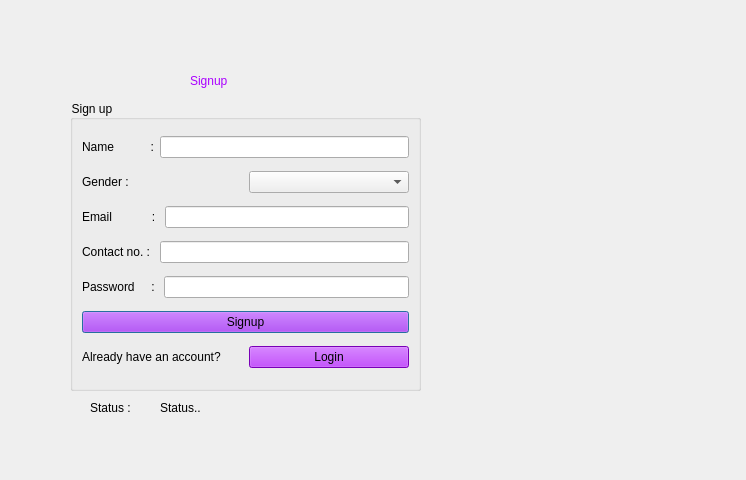
<?xml version="1.0" encoding="UTF-8"?>
<ui version="4.0">
 <class>signup</class>
 <widget class="QDialog" name="signup">
  <property name="geometry">
   <rect>
    <x>0</x>
    <y>0</y>
    <width>746</width>
    <height>480</height>
   </rect>
  </property>
  <property name="windowTitle">
   <string>Dialog</string>
  </property>
  <widget class="QLabel" name="label_signup_status">
   <property name="geometry">
    <rect>
     <x>160</x>
     <y>400</y>
     <width>201</width>
     <height>16</height>
    </rect>
   </property>
   <property name="text">
    <string>Status..</string>
   </property>
  </widget>
  <widget class="QGroupBox" name="groupBox">
   <property name="geometry">
    <rect>
     <x>70</x>
     <y>100</y>
     <width>351</width>
     <height>291</height>
    </rect>
   </property>
   <property name="styleSheet">
    <string notr="true">color: rgb(0, 0, 0);
font: 10pt &quot;MS Shell Dlg 2&quot;;</string>
   </property>
   <property name="title">
    <string>Sign up</string>
   </property>
   <layout class="QVBoxLayout" name="verticalLayout">
    <item>
     <layout class="QHBoxLayout" name="horizontalLayout">
      <item>
       <widget class="QLabel" name="label_signup_name">
        <property name="text">
         <string>Name           :</string>
        </property>
       </widget>
      </item>
      <item>
       <widget class="QLineEdit" name="lineEdit_signup_name"/>
      </item>
     </layout>
    </item>
    <item>
     <layout class="QHBoxLayout" name="horizontalLayout_2">
      <item>
       <widget class="QLabel" name="label">
        <property name="text">
         <string>Gender :</string>
        </property>
       </widget>
      </item>
      <item>
       <widget class="QComboBox" name="comboBox"/>
      </item>
     </layout>
    </item>
    <item>
     <layout class="QHBoxLayout" name="horizontalLayout_3">
      <item>
       <widget class="QLabel" name="label_signup_email">
        <property name="text">
         <string>Email            : </string>
        </property>
       </widget>
      </item>
      <item>
       <widget class="QLineEdit" name="lineEdit_signup_email"/>
      </item>
     </layout>
    </item>
    <item>
     <layout class="QHBoxLayout" name="horizontalLayout_5">
      <item>
       <widget class="QLabel" name="label_2">
        <property name="text">
         <string>Contact no. : </string>
        </property>
       </widget>
      </item>
      <item>
       <widget class="QLineEdit" name="lineEdit_signup_contact"/>
      </item>
     </layout>
    </item>
    <item>
     <layout class="QHBoxLayout" name="horizontalLayout_4">
      <item>
       <widget class="QLabel" name="label__signup_password">
        <property name="text">
         <string>Password     : </string>
        </property>
       </widget>
      </item>
      <item>
       <widget class="QLineEdit" name="lineEdit_signup_password"/>
      </item>
     </layout>
    </item>
    <item>
     <widget class="QPushButton" name="pushButton">
      <property name="styleSheet">
       <string notr="true">background-color: rgb(170, 0, 255);</string>
      </property>
      <property name="text">
       <string>Signup</string>
      </property>
     </widget>
    </item>
    <item>
     <layout class="QHBoxLayout" name="horizontalLayout_6">
      <item>
       <widget class="QLabel" name="label_3">
        <property name="text">
         <string>Already have an account?</string>
        </property>
       </widget>
      </item>
      <item>
       <widget class="QPushButton" name="pushButton_3">
        <property name="styleSheet">
         <string notr="true">background-color: rgb(170, 0, 255);</string>
        </property>
        <property name="text">
         <string>Login</string>
        </property>
       </widget>
      </item>
     </layout>
    </item>
   </layout>
  </widget>
  <widget class="QLabel" name="label_4">
   <property name="geometry">
    <rect>
     <x>0</x>
     <y>0</y>
     <width>741</width>
     <height>471</height>
    </rect>
   </property>
   <property name="text">
    <string/>
   </property>
   <property name="pixmap">
    <pixmap resource="resource.qrc">:/resource/Images/Travel-HD-wallpapers-15.jpg</pixmap>
   </property>
   <property name="scaledContents">
    <bool>true</bool>
   </property>
  </widget>
  <widget class="QLabel" name="label_5">
   <property name="geometry">
    <rect>
     <x>60</x>
     <y>50</y>
     <width>371</width>
     <height>371</height>
    </rect>
   </property>
   <property name="text">
    <string/>
   </property>
   <property name="pixmap">
    <pixmap resource="resource.qrc">:/resource/Images/57856.jpg</pixmap>
   </property>
  </widget>
  <widget class="QLabel" name="label_6">
   <property name="geometry">
    <rect>
     <x>90</x>
     <y>400</y>
     <width>51</width>
     <height>16</height>
    </rect>
   </property>
   <property name="text">
    <string>Status : </string>
   </property>
  </widget>
  <widget class="QLabel" name="label_7">
   <property name="geometry">
    <rect>
     <x>190</x>
     <y>60</y>
     <width>91</width>
     <height>41</height>
    </rect>
   </property>
   <property name="styleSheet">
    <string notr="true">color: rgb(170, 0, 255);
font: 75 19pt &quot;Rosewood Std Regular&quot;;</string>
   </property>
   <property name="text">
    <string>Signup</string>
   </property>
  </widget>
  <zorder>label_4</zorder>
  <zorder>label_5</zorder>
  <zorder>groupBox</zorder>
  <zorder>label_signup_status</zorder>
  <zorder>label_6</zorder>
  <zorder>label_7</zorder>
 </widget>
 <resources>
  <include location="resource.qrc"/>
 </resources>
 <connections/>
</ui>
